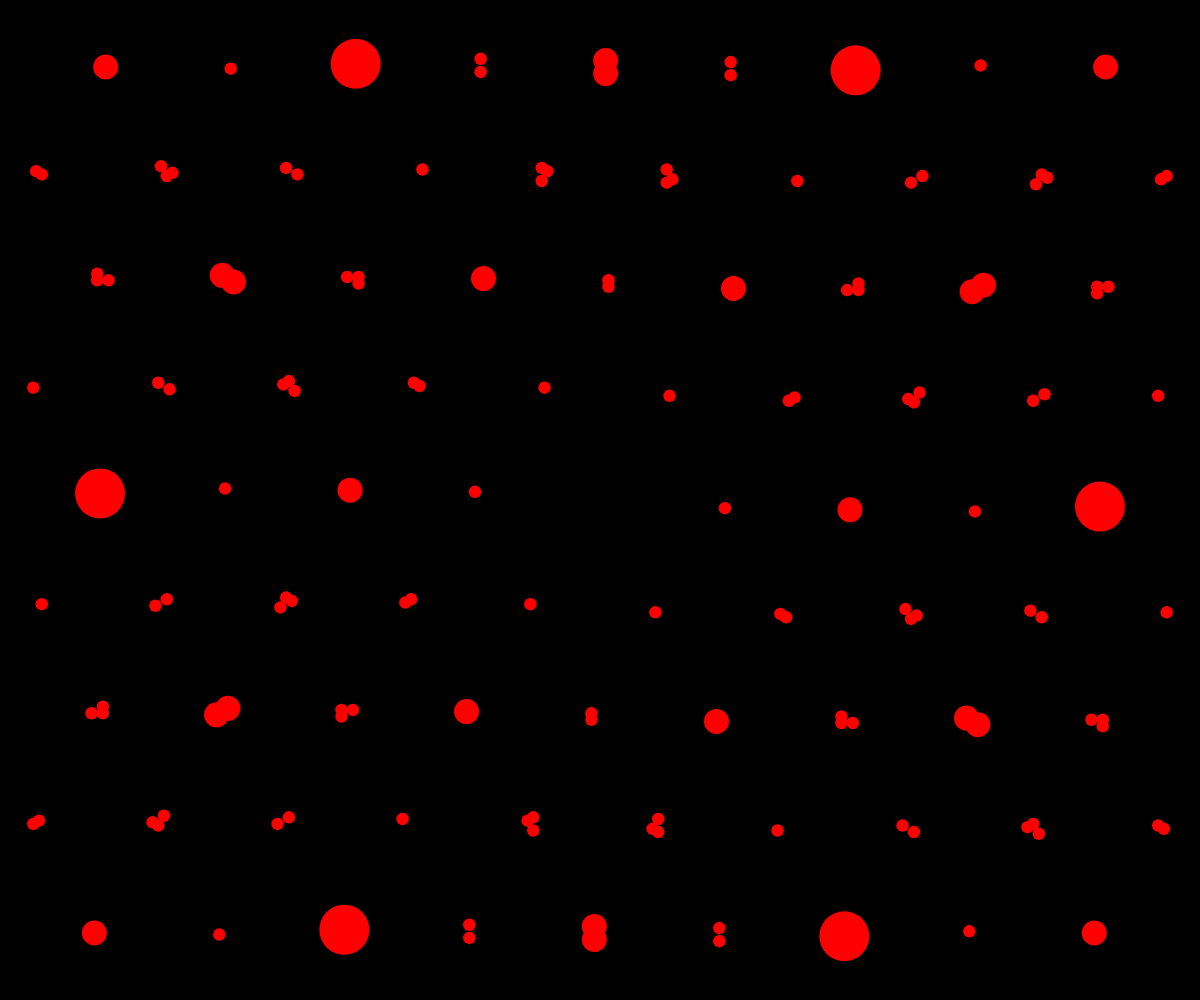
Frame 1 (no input)
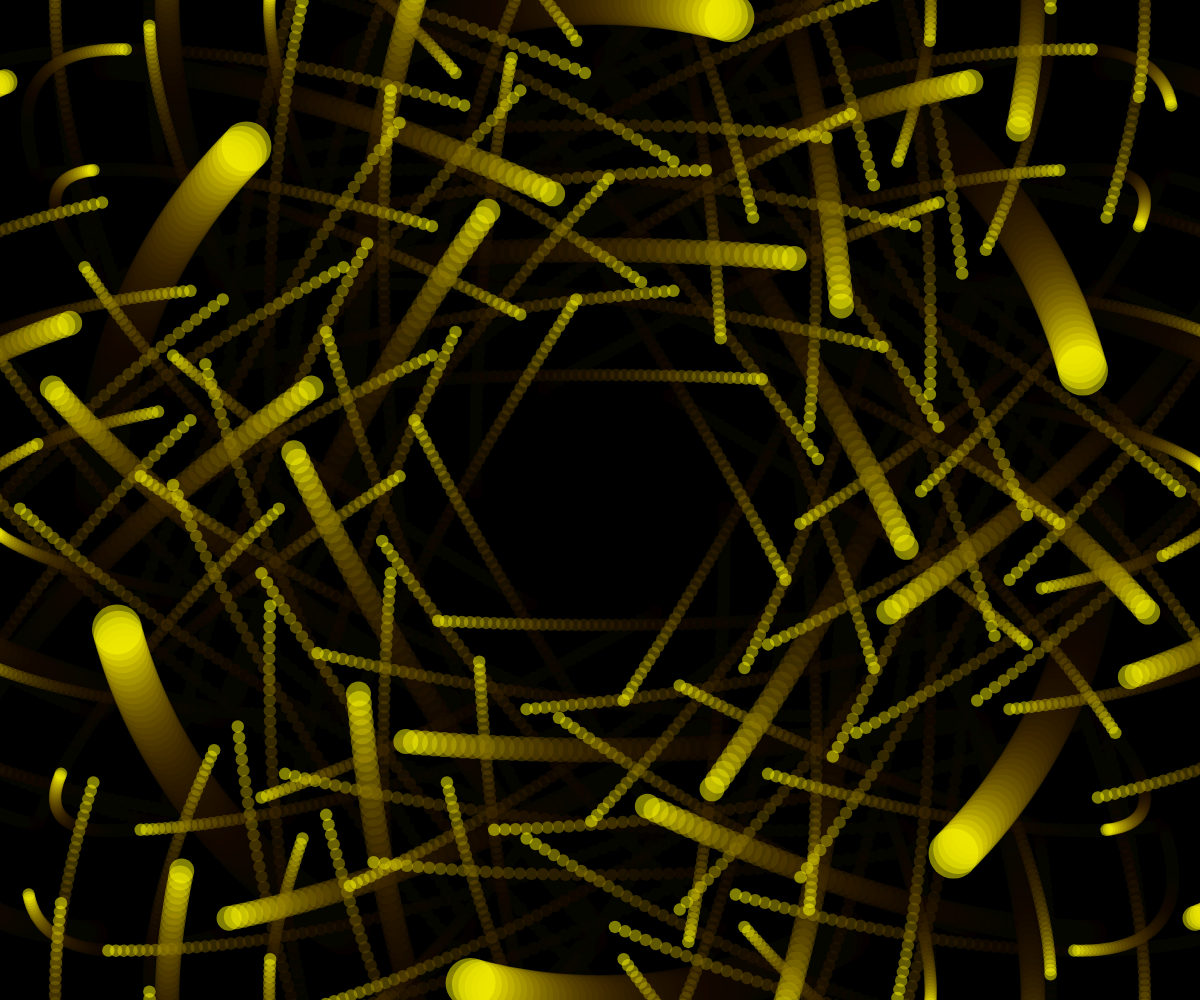
Frame 60 (no input)
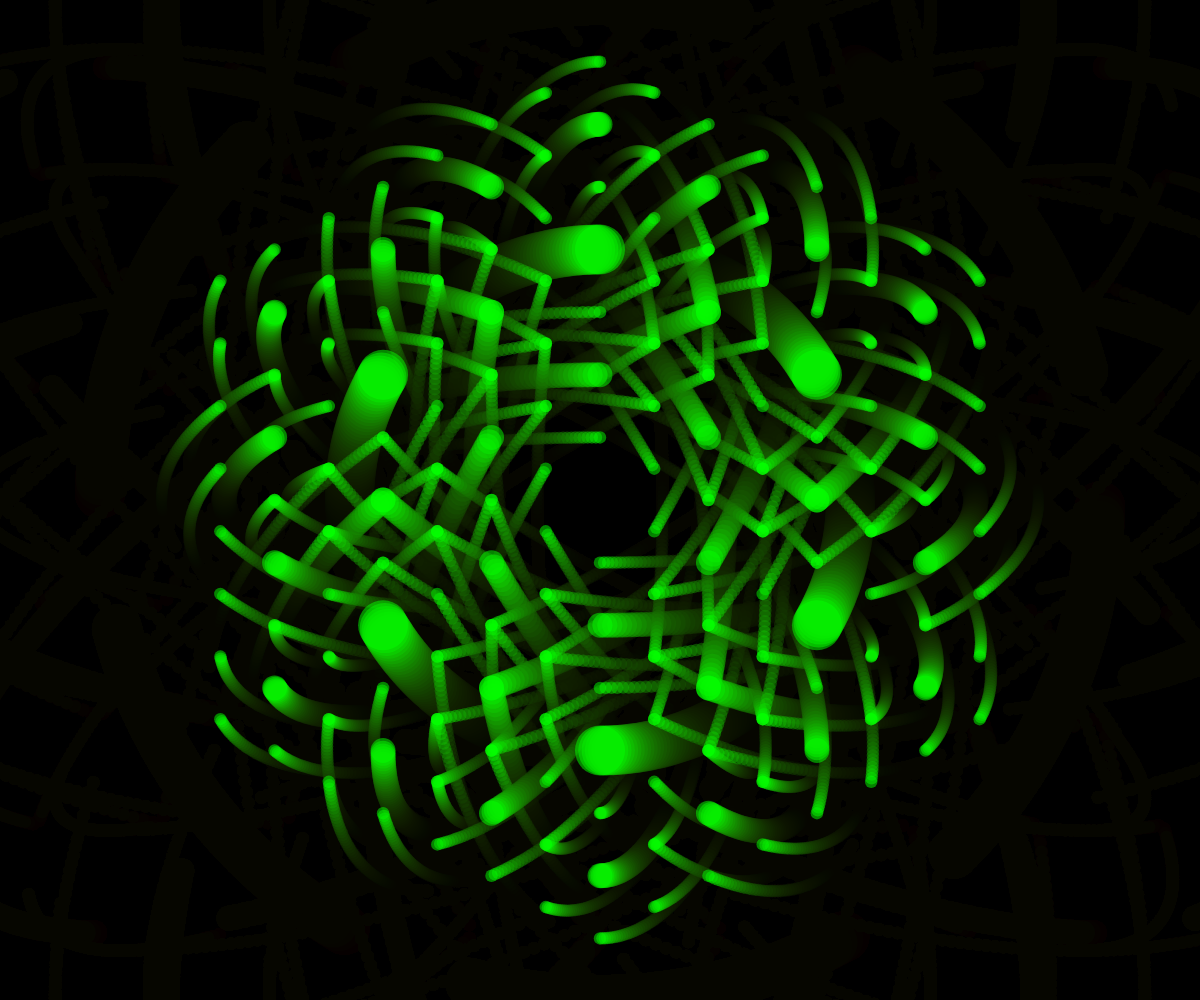
Frame 120 (the mouse pressed at the canvas centre since frame 60)

The p5.js sketch that drew these frames (run headless with seeded random() and noise() and a simulated clock; from frame 60 on, the mouse is pressed at the canvas centre):

// p5.js sketch
// ── sketch.js
let multiplier;
let diameter = 50;
let amount = 6;
let offset;
let angleIncrementer;
let colorVar = 0;

function setup(){
    createCanvas(windowWidth, windowHeight);
    angleMode(DEGREES);
    colorMode(HSL);
    fill(0, 100, 50, 1)
    offset = 360 / amount;
    background(0);
    noStroke();
}

function draw(){
    background(0,0,0,0.075);
    multiplier = map(mouseY, height, 0, 1, 500)
    angleIncrementer = map(mouseX, 0, width, 0, 360);
    translate(width/2, height/2);
    generateCircles(0, 0, multiplier, diameter, frameCount * 0.75, 3);
    colorVar = (colorVar + 1) % 360;
    fill(colorVar,100,50,0.5);
}

function generateCircles(centerX, centerY, multiplier, diameter, angleIncrementer, depth){
    if(depth > 0){
        for (let i = 0; i < amount; i++) {
            let angle = i * offset + angleIncrementer;
            let x = centerX + cos(angle) * multiplier;
            let y = centerY + sin(angle) * multiplier;
            circle(x, y, diameter);
            generateCircles(x, y, multiplier * 0.5, diameter * 0.5, -angleIncrementer, depth - 1);
        }
    }
}
